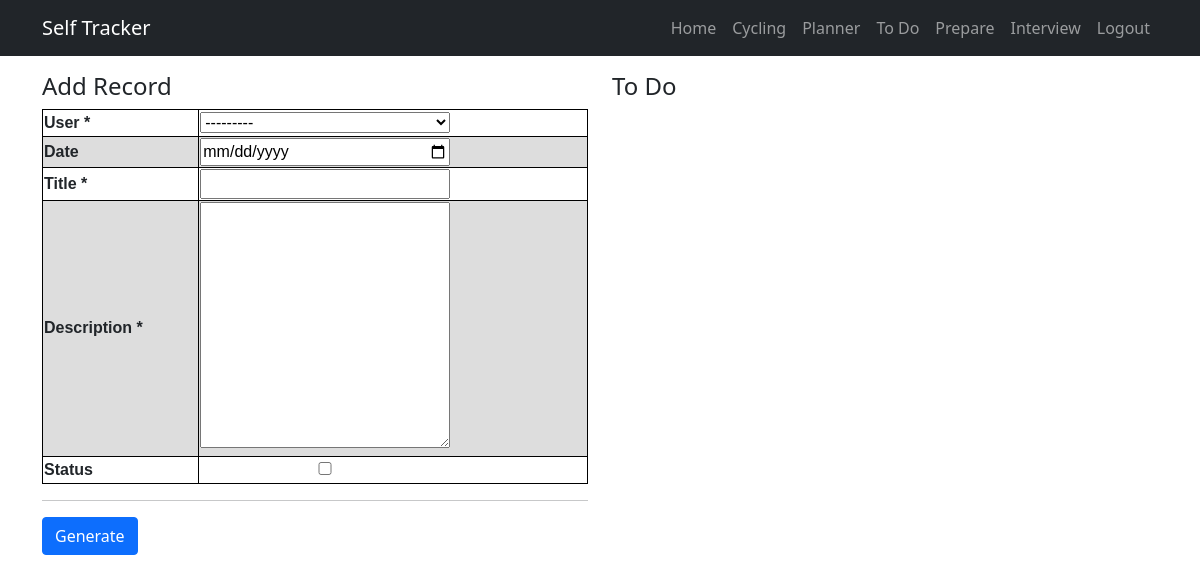
The app's page /todo (signed in), older data.
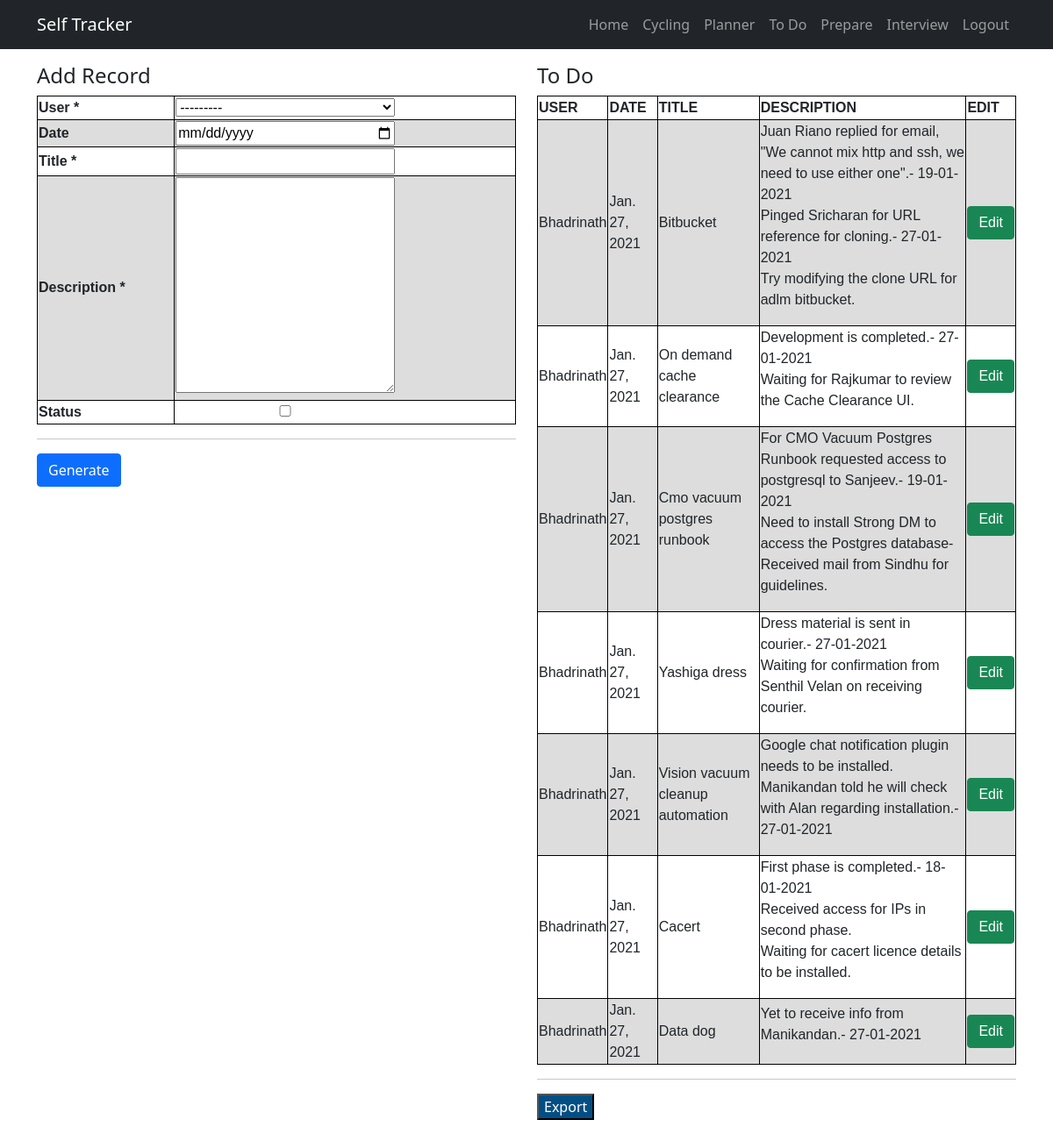
The same page, newer data.
### tracker/models.py (models this page shows)
class Reminder(models.Model):
    user=models.ForeignKey(User,on_delete=models.CASCADE)
    date=models.DateField()
    title= models.CharField(max_length=100)
    description = models.TextField()
    status= models.BooleanField(default=False)

### tracker/views.py (the view, shortened to what this page needs)
# urls.py: path('todo',ToDo.as_view(),name='todo'),
class ToDo(View):
    template_name='reminder.html'
    def get(self,request):
        if not request.user.is_authenticated:
            return redirect('/accounts/login')
        form = ReminderForm(None)
        reminder_obj = Reminder.objects.filter(user=request.user).filter(status=False).order_by("date")
        return render(request,self.template_name,{"reminders": reminder_obj,"form": form})

### tracker/forms.py
class ReminderForm(forms.ModelForm):
    date= forms.DateField(
            widget=forms.TextInput(
                attrs={'type': 'date'}
            ), required=False
        )
    def __init__(self, *args, **kwargs):
        super(ReminderForm, self).__init__(*args, **kwargs)
        for visible in self.visible_fields():
            visible.field.widget.attrs['class'] = 'narrow-select'
    class Meta:
        model = Reminder
        fields = '__all__'

### tracker/templates/reminder.html (shortened to what this page needs)
{% extends 'layout.html' %}
{% block content %}
<main class="container mt-3">
    <div class="row">
        <div class="col-md-6">
            <h4>Add Record</h4>
            <div class="list-group">
            	{% if form %}
	            	<form method='POST' action='' enctype='multipart/form-data'>
	                <table>
					{% for field in form %}
					<tr>
					<th>
					{{field.label}} {% if field.field.required %} * {% endif %}
					</th>
					<td>
					{{field}}
					</td>
					</tr>
					{% endfor %}
					</table>
					<hr />
					<button class='btn btn-primary' type="submit" name="NewItem" value="NewItem">Generate</button>
					</form>
					<br/>
            	{% endif %}
            	<br/>
            </div>
        </div>
        <div class="col-md-6">
            <h4>To Do</h4>
            <ul class="list-group">
                {% if reminders %}
                <form method='POST' action='' enctype='multipart/form-data'>
                <div style="overflow-x:auto;">
                	<table>
                	<tr>
                	<th>USER</th>
                	<th>DATE</th>
                	<th>TITLE</th>
                	<th>DESCRIPTION</th>
                	<th>EDIT</th>
                	</tr>
                	{% for reminder in reminders %}
                	<tr>
                    <td>{{reminder.user}}</td>
                    <td>{{reminder.date}}</td>
                    <td>{{reminder.title|lower|capfirst }}</td>
                    <td>{{reminder.description|linebreaks }}</td>
                    <td><button class='btn btn-success' type="submit" name="EditItem" value="{{ reminder.id }}">Edit</button></td>
                    </tr>
                    {% endfor %}
                	</table>
                </div>
                </form>
                <hr />
               	<form method='POST' action="{% url 'tracker:export_todo_xls' %}" enctype='multipart/form-data'>
	            <input type='submit' value='Export' style="background:#034f84;color:white;"/>
	            </form>
                {% endif %}
            </ul>
            <br />
        </div>
    </div>
</main>
{% endblock %}

### tracker/templates/layout.html (shortened to what this page needs)
{% load static %}
<!DOCTYPE html>
<html lang="en">
<head>
    <link rel="stylesheet" href="{% static 'bootstrap.min.css' %}" />
</head>
<body>
    <nav class="navbar navbar-expand-lg navbar-dark bg-dark">
        <div class="container">
            <a class="navbar-brand" href="/">Self Tracker</a>
            <div class="collapse navbar-collapse" id="navbarNav">
            <ul class="navbar-nav ms-auto">
                <li class="nav-item">
                    <a class="nav-link" href="/">Home</a>
                </li>
                {% if request.user.is_authenticated %}
                <li class="nav-item">
                    <a class="nav-link" href="cycle">Cycling</a>
                </li>
                <li class="nav-item">
                    <a class="nav-link" href="action">Planner</a>
                </li>
                <li class="nav-item">
                    <a class="nav-link" href="todo">To Do</a>
                </li>
                <li class="nav-item">
                    <a class="nav-link" href="prepare">Prepare</a>
                </li>
                <li class="nav-item">
                    <a class="nav-link" href="interview">Interview</a>
                </li>
                <li class="nav-item">
                    <a class="nav-link" href="/accounts/logout">Logout</a>
                </li>
                {% else %}
                <li class="nav-item">
                    <a class="nav-link" href="/accounts/login">Login</a>
                </li>
                {% endif %}
            </ul>
            </div>
        </div>
    </nav>
    {% block content %}
    {% endblock %}
</body>
</html>

Row changes from the older to the newer data that the page shows:
added Reminder: user "Bhadrinath", date "Jan. 27, 2021", title "Bitbucket", description "Juan Riano replied for email, \"We cannot mix http and ssh, we need to use either one\".- 19-01-2021 Pinged Sricharan for URL reference for cloning.- 27-01-2021 Try modifying the clone URL for adlm bitbucket.", {{ reminder.id }} 11 (drawn)
added Reminder: user "Bhadrinath", date "Jan. 27, 2021", title "On demand cache clearance", description "Development is completed.- 27-01-2021 Waiting for Rajkumar to review the Cache Clearance UI.", {{ reminder.id }} 12 (drawn)
added Reminder: user "Bhadrinath", date "Jan. 27, 2021", title "Cmo vacuum postgres runbook", description "For CMO Vacuum Postgres Runbook requested access to postgresql to Sanjeev.- 19-01-2021 Need to install Strong DM to access the Postgres database- Received mail from Sindhu for guidelines.", {{ reminder.id }} 13 (drawn)
added Reminder: user "Bhadrinath", date "Jan. 27, 2021", title "Yashiga dress", description "Dress material is sent in courier.- 27-01-2021 Waiting for confirmation from Senthil Velan on receiving courier.", {{ reminder.id }} 14 (drawn)
added Reminder: user "Bhadrinath", date "Jan. 27, 2021", title "Vision vacuum cleanup automation", description "Google chat notification plugin needs to be installed. Manikandan told he will check with Alan regarding installation.- 27-01-2021", {{ reminder.id }} 15 (drawn)
added Reminder: user "Bhadrinath", date "Jan. 27, 2021", title "Cacert", description "First phase is completed.- 18-01-2021 Received access for IPs in second phase. Waiting for cacert licence details to be installed.", {{ reminder.id }} 16 (drawn)
added Reminder: user "Bhadrinath", date "Jan. 27, 2021", title "Data dog", description "Yet to receive info from Manikandan.- 27-01-2021", {{ reminder.id }} 17 (drawn)
Text that changed along with them:
form field value: (not shown) → "Export"
text now shown: "USER DATE TITLE DESCRIPTION EDIT"
